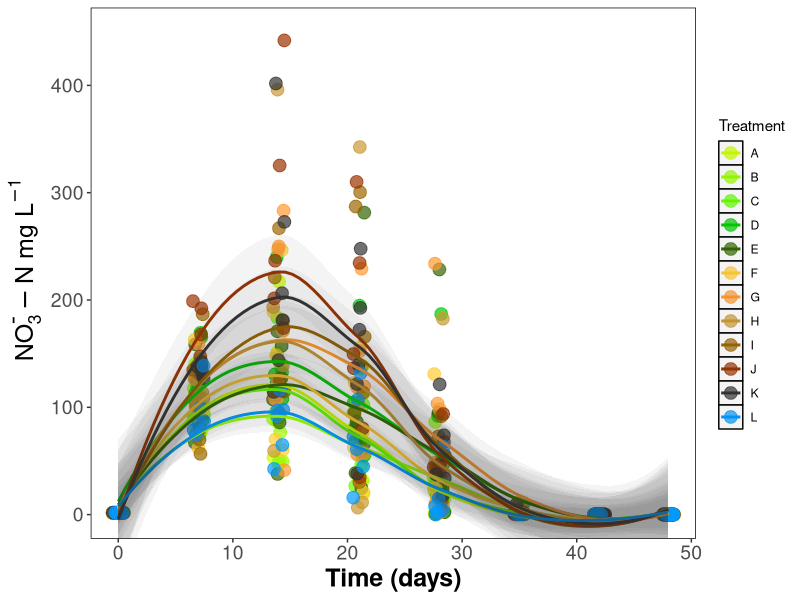
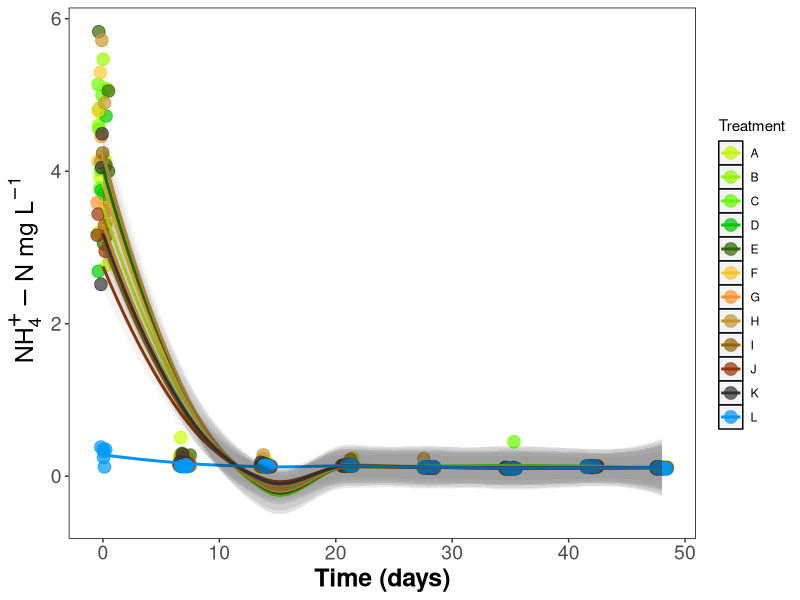
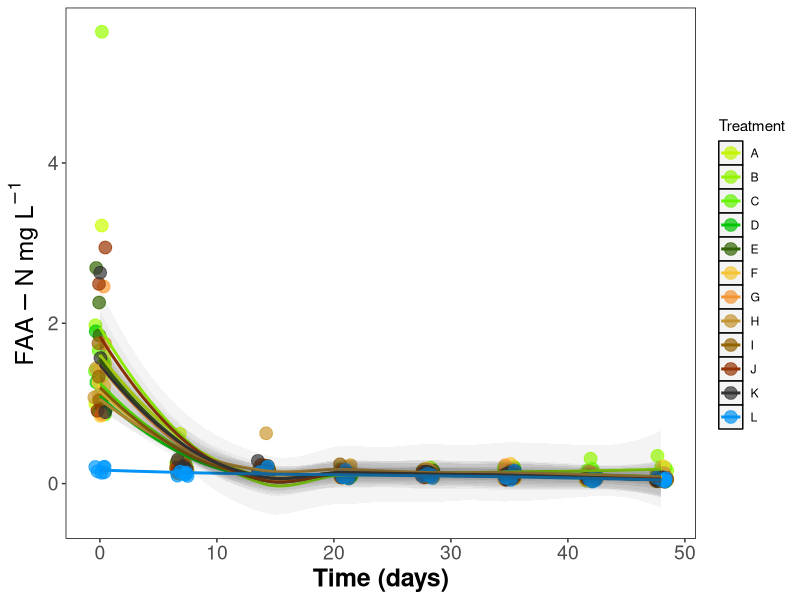
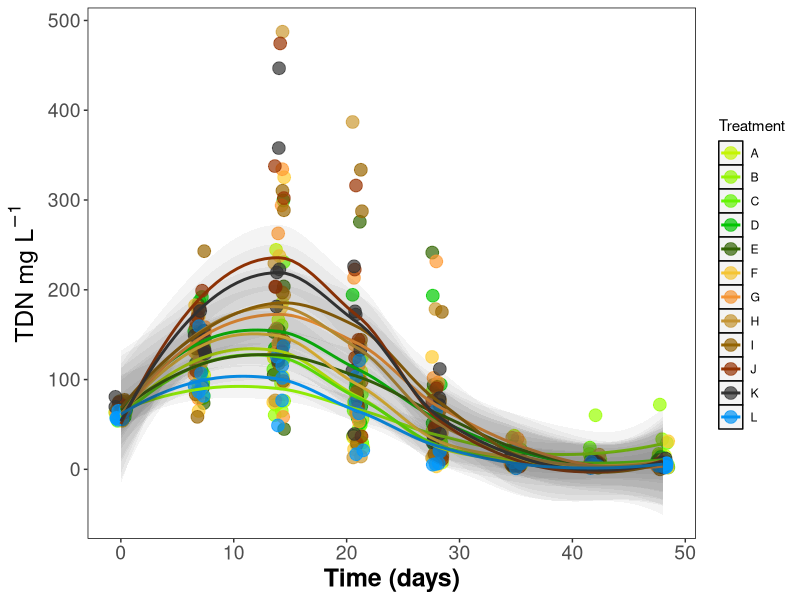
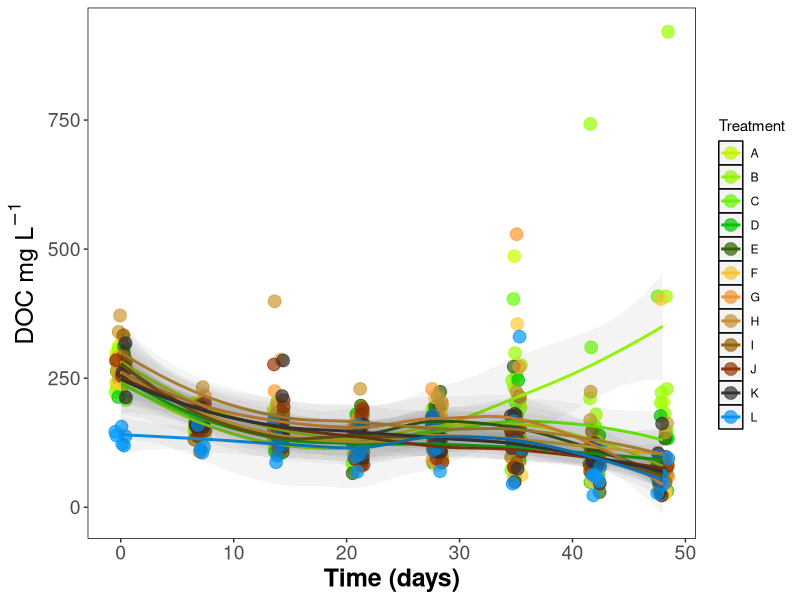
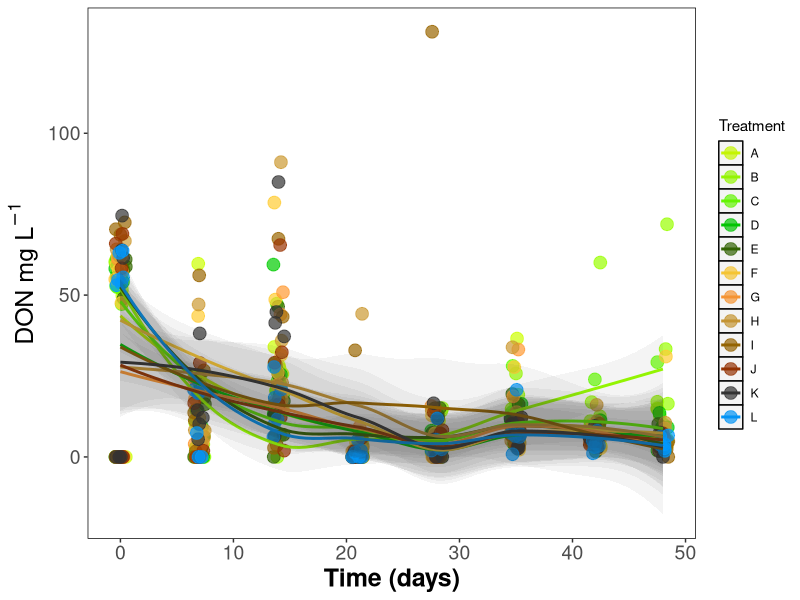
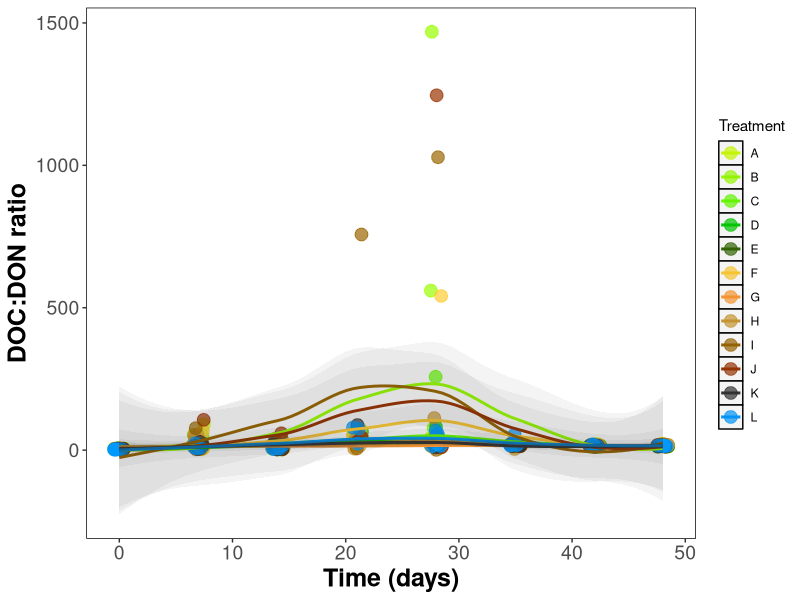
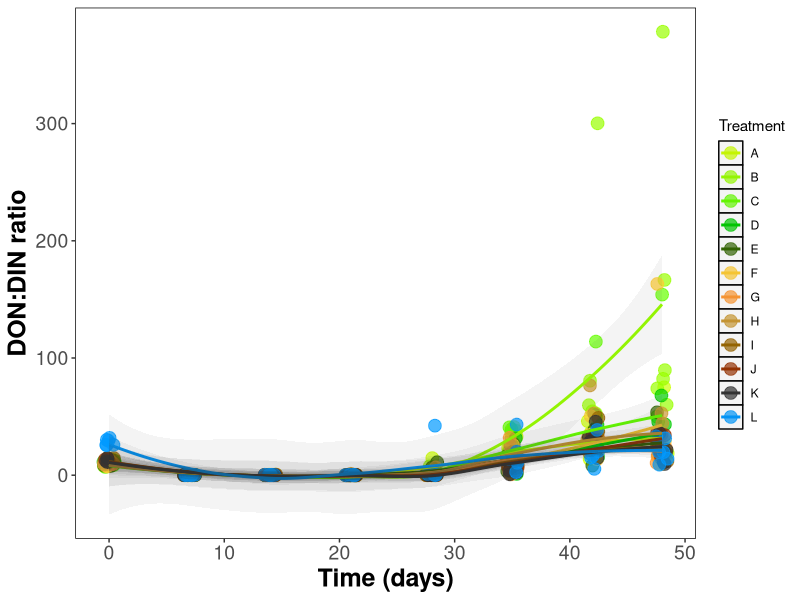

The R source for these figures, in order:
## This script takes the wrangled data from 15n_sol_proc.R and ../results/raw/15n_soil_sol.csv
## It examines the final processed data ../results/processed/ratios.csv

library(tidyverse)
all <- read_csv("results/processed/ratios.csv")
all

## Now let's look how the variables change over time

## this page was helpful for mu and super/subscripts: 
## https://stackoverflow.com/questions/34892262/subscripts-and-superscripts-or-with-ggplot2-axis-labels-ionic-chemical

## also here: https://rstudio-pubs-static.s3.amazonaws.com/136237_170402e5f0b54561bf7605bdea98267a.html

## Below is a rather extensive set of code for xy plots with/without trends and CI ribbons

## Nitrate

ggplot(data = all, aes(days, no3, colour = trt)) + # x, y, colour by treatment
  scale_colour_manual(values=c("#CCFF00", # all the colours in hexadecimal code in order of "colour = x" argument above
                               "#99FF00",
                               "#66FF00",
                               "#00CC00",
                               "#336600",
                               "#FFCC33",
                               "#FF9933",
                               "#CC9933",
                               "#996600",
                               "#993300",
                               "#333333",
                               "#0099FF"
  )) +
  #geom_point(size = 6, alpha = 0.6) + # Plot as a point graph, size, transparency
  geom_jitter(size = 4, alpha = 0.7, width = 0.5) + # Plot as a jittered point graph
  stat_smooth(method = "loess", se = FALSE, size = 1) + # Adds trend line only
  stat_smooth(method = "loess", # Adds ribbon for SE / CI and allows transparency to be adjusted
  #              colour = "red", 
                geom = "ribbon", 
                alpha = 0.05, #sets ribbon transparency
                size = 0.0001, #sets ribbon outline thickness. Need to work out how to make transparent
                fullrange = TRUE) + # Forces ribbon to end of data
 # xlim(0, 48) + ylim(0, 300) + # can be used to set hard limits to scale
  coord_cartesian(xlim = c(0, 48), ylim = c(0, 450)) + #sets soft limits to scale
  labs(
    x = "Time (days)", # x axis label
    y = ~NO[3]^{textstyle("-")}-N ~mg~L^{-1}, #y axis label, note cpde and weblink above for special characters and script
    #  title = "Nitrogen", # Graph title
    colour = "Treatment" # Legend Title
  ) +
  theme(
    panel.grid = element_blank(), # blank grid
    # axis.text.y = element_text(angle = 90), # rotates labels
    axis.text=element_text(size=14), # axis text size
    axis.title = element_text(color="black", face="bold", size=18), # axis label text size
    panel.background = element_rect(fill = "white", # panel background
                                    colour = "black") # panel outline
  )

## Ammonium

ggplot(data = all, aes(days, nh4, colour = trt)) + # x, y, colour by treatment
  scale_colour_manual(values=c("#CCFF00", # all the colours in hexadecimal code in order of "colour = x" argument above
                               "#99FF00",
                               "#66FF00",
                               "#00CC00",
                               "#336600",
                               "#FFCC33",
                               "#FF9933",
                               "#CC9933",
                               "#996600",
                               "#993300",
                               "#333333",
                               "#0099FF"
  )) +
  #geom_point(size = 6, alpha = 0.6) + # Plot as a point graph, size, transparency
  geom_jitter(size = 4, alpha = 0.7, width = 0.5) + # Plot as a jittered point graph
  stat_smooth(method = "loess", se = FALSE, size = 1) + # Adds trend line only
  stat_smooth(method = "loess", # Adds ribbon for SE / CI and allows transparency to be adjusted
              #              colour = "red", 
              geom = "ribbon", 
              alpha = 0.05, #sets ribbon transparency
              size = 0.0001, #sets ribbon outline thickness. Need to work out how to make transparent
              fullrange = TRUE) + # Forces ribbon to end of data
  # xlim(0, 48) + ylim(0, 300) + # can be used to set hard limits to scale
 # coord_cartesian(xlim = c(0, 48), ylim = c(0, 450)) + #sets soft limits to scale
  labs(
    x = "Time (days)", # x axis label
    y = ~NH[4]^{textstyle("+")}-N ~mg~L^{-1}, #y axis label, note cpde and weblink above for special characters and script
    #  title = "Nitrogen", # Graph title
    colour = "Treatment" # Legend Title
  ) +
  theme(
    panel.grid = element_blank(), # blank grid
    # axis.text.y = element_text(angle = 90), # rotates labels
    axis.text=element_text(size=14), # axis text size
    axis.title = element_text(color="black", face="bold", size=18), # axis label text size
    panel.background = element_rect(fill = "white", # panel background
                                    colour = "black") # panel outline
  )

## FAA

ggplot(data = all, aes(days, faa, colour = trt)) + # x, y, colour by treatment
  scale_colour_manual(values=c("#CCFF00", # all the colours in hexadecimal code in order of "colour = x" argument above
                               "#99FF00",
                               "#66FF00",
                               "#00CC00",
                               "#336600",
                               "#FFCC33",
                               "#FF9933",
                               "#CC9933",
                               "#996600",
                               "#993300",
                               "#333333",
                               "#0099FF"
  )) +
  #geom_point(size = 6, alpha = 0.6) + # Plot as a point graph, size, transparency
  geom_jitter(size = 4, alpha = 0.7, width = 0.5) + # Plot as a jittered point graph
  stat_smooth(method = "loess", se = FALSE, size = 1) + # Adds trend line only
  stat_smooth(method = "loess", # Adds ribbon for SE / CI and allows transparency to be adjusted
              #              colour = "red", 
              geom = "ribbon", 
              alpha = 0.05, #sets ribbon transparency
              size = 0.0001, #sets ribbon outline thickness. Need to work out how to make transparent
              fullrange = TRUE) + # Forces ribbon to end of data
  # xlim(0, 48) + ylim(0, 300) + # can be used to set hard limits to scale
  # coord_cartesian(xlim = c(0, 48), ylim = c(0, 450)) + #sets soft limits to scale
  labs(
    x = "Time (days)", # x axis label
    y = FAA-N ~mg~L^{-1}, #y axis label, note cpde and weblink above for special characters and script
    #  title = "Nitrogen", # Graph title
    colour = "Treatment" # Legend Title
  ) +
  theme(
    panel.grid = element_blank(), # blank grid
    # axis.text.y = element_text(angle = 90), # rotates labels
    axis.text=element_text(size=14), # axis text size
    axis.title = element_text(color="black", face="bold", size=18), # axis label text size
    panel.background = element_rect(fill = "white", # panel background
                                    colour = "black") # panel outline
  )

## TDN

ggplot(data = all, aes(days, tdn, colour = trt)) + # x, y, colour by treatment
  scale_colour_manual(values=c("#CCFF00", # all the colours in hexadecimal code in order of "colour = x" argument above
                               "#99FF00",
                               "#66FF00",
                               "#00CC00",
                               "#336600",
                               "#FFCC33",
                               "#FF9933",
                               "#CC9933",
                               "#996600",
                               "#993300",
                               "#333333",
                               "#0099FF"
  )) +
  #geom_point(size = 6, alpha = 0.6) + # Plot as a point graph, size, transparency
  geom_jitter(size = 4, alpha = 0.7, width = 0.5) + # Plot as a jittered point graph
  stat_smooth(method = "loess", se = FALSE, size = 1) + # Adds trend line only
  stat_smooth(method = "loess", # Adds ribbon for SE / CI and allows transparency to be adjusted
              #              colour = "red", 
              geom = "ribbon", 
              alpha = 0.05, #sets ribbon transparency
              size = 0.0001, #sets ribbon outline thickness. Need to work out how to make transparent
              fullrange = TRUE) + # Forces ribbon to end of data
  # xlim(0, 48) + ylim(0, 300) + # can be used to set hard limits to scale
  # coord_cartesian(xlim = c(0, 48), ylim = c(0, 450)) + #sets soft limits to scale
  labs(
    x = "Time (days)", # x axis label
    y = TDN ~mg~L^{-1}, #y axis label, note cpde and weblink above for special characters and script
    #  title = "Nitrogen", # Graph title
    colour = "Treatment" # Legend Title
  ) +
  theme(
    panel.grid = element_blank(), # blank grid
    # axis.text.y = element_text(angle = 90), # rotates labels
    axis.text=element_text(size=14), # axis text size
    axis.title = element_text(color="black", face="bold", size=18), # axis label text size
    panel.background = element_rect(fill = "white", # panel background
                                    colour = "black") # panel outline
  )

## DOC

ggplot(data = all, aes(days, doc, colour = trt)) + # x, y, colour by treatment
  scale_colour_manual(values=c("#CCFF00", # all the colours in hexadecimal code in order of "colour = x" argument above
                               "#99FF00",
                               "#66FF00",
                               "#00CC00",
                               "#336600",
                               "#FFCC33",
                               "#FF9933",
                               "#CC9933",
                               "#996600",
                               "#993300",
                               "#333333",
                               "#0099FF"
  )) +
  #geom_point(size = 6, alpha = 0.6) + # Plot as a point graph, size, transparency
  geom_jitter(size = 4, alpha = 0.7, width = 0.5) + # Plot as a jittered point graph
  stat_smooth(method = "loess", se = FALSE, size = 1) + # Adds trend line only
  stat_smooth(method = "loess", # Adds ribbon for SE / CI and allows transparency to be adjusted
              #              colour = "red", 
              geom = "ribbon", 
              alpha = 0.05, #sets ribbon transparency
              size = 0.0001, #sets ribbon outline thickness. Need to work out how to make transparent
              fullrange = TRUE) + # Forces ribbon to end of data
  # xlim(0, 48) + ylim(0, 300) + # can be used to set hard limits to scale
  # coord_cartesian(xlim = c(0, 48), ylim = c(0, 450)) + #sets soft limits to scale
  labs(
    x = "Time (days)", # x axis label
    y = DOC ~mg~L^{-1}, #y axis label, note cpde and weblink above for special characters and script
    #  title = "Nitrogen", # Graph title
    colour = "Treatment" # Legend Title
  ) +
  theme(
    panel.grid = element_blank(), # blank grid
    # axis.text.y = element_text(angle = 90), # rotates labels
    axis.text=element_text(size=14), # axis text size
    axis.title = element_text(color="black", face="bold", size=18), # axis label text size
    panel.background = element_rect(fill = "white", # panel background
                                    colour = "black") # panel outline
  )

## DON

ggplot(data = all, aes(days, don, colour = trt)) + # x, y, colour by treatment
  scale_colour_manual(values=c("#CCFF00", # all the colours in hexadecimal code in order of "colour = x" argument above
                               "#99FF00",
                               "#66FF00",
                               "#00CC00",
                               "#336600",
                               "#FFCC33",
                               "#FF9933",
                               "#CC9933",
                               "#996600",
                               "#993300",
                               "#333333",
                               "#0099FF"
  )) +
  #geom_point(size = 6, alpha = 0.6) + # Plot as a point graph, size, transparency
  geom_jitter(size = 4, alpha = 0.7, width = 0.5) + # Plot as a jittered point graph
  stat_smooth(method = "loess", se = FALSE, size = 1) + # Adds trend line only
  stat_smooth(method = "loess", # Adds ribbon for SE / CI and allows transparency to be adjusted
              #              colour = "red", 
              geom = "ribbon", 
              alpha = 0.05, #sets ribbon transparency
              size = 0.0001, #sets ribbon outline thickness. Need to work out how to make transparent
              fullrange = TRUE) + # Forces ribbon to end of data
  # xlim(0, 48) + ylim(0, 300) + # can be used to set hard limits to scale
  # coord_cartesian(xlim = c(0, 48), ylim = c(0, 450)) + #sets soft limits to scale
  labs(
    x = "Time (days)", # x axis label
    y = DON ~mg~L^{-1}, #y axis label, note cpde and weblink above for special characters and script
    #  title = "Nitrogen", # Graph title
    colour = "Treatment" # Legend Title
  ) +
  theme(
    panel.grid = element_blank(), # blank grid
    # axis.text.y = element_text(angle = 90), # rotates labels
    axis.text=element_text(size=14), # axis text size
    axis.title = element_text(color="black", face="bold", size=18), # axis label text size
    panel.background = element_rect(fill = "white", # panel background
                                    colour = "black") # panel outline
  )


## DOC:DON

ggplot(data = all, aes(days, doc_don, colour = trt)) + # x, y, colour by treatment
  scale_colour_manual(values=c("#CCFF00", # all the colours in hexadecimal code in order of "colour = x" argument above
                               "#99FF00",
                               "#66FF00",
                               "#00CC00",
                               "#336600",
                               "#FFCC33",
                               "#FF9933",
                               "#CC9933",
                               "#996600",
                               "#993300",
                               "#333333",
                               "#0099FF"
  )) +
  #geom_point(size = 6, alpha = 0.6) + # Plot as a point graph, size, transparency
  geom_jitter(size = 4, alpha = 0.7, width = 0.5) + # Plot as a jittered point graph
  stat_smooth(method = "loess", se = FALSE, size = 1) + # Adds trend line only
  stat_smooth(method = "loess", # Adds ribbon for SE / CI and allows transparency to be adjusted
              #              colour = "red", 
              geom = "ribbon", 
              alpha = 0.05, #sets ribbon transparency
              size = 0.0001, #sets ribbon outline thickness. Need to work out how to make transparent
              fullrange = TRUE) + # Forces ribbon to end of data
  # xlim(0, 48) + ylim(0, 300) + # can be used to set hard limits to scale
  # coord_cartesian(xlim = c(0, 48), ylim = c(0, 450)) + #sets soft limits to scale
  labs(
    x = "Time (days)", # x axis label
    y = "DOC:DON ratio", #y axis label, note cpde and weblink above for special characters and script
    #  title = "Nitrogen", # Graph title
    colour = "Treatment" # Legend Title
  ) +
  theme(
    panel.grid = element_blank(), # blank grid
    # axis.text.y = element_text(angle = 90), # rotates labels
    axis.text=element_text(size=14), # axis text size
    axis.title = element_text(color="black", face="bold", size=18), # axis label text size
    panel.background = element_rect(fill = "white", # panel background
                                    colour = "black") # panel outline
  )

## DON:DIN

ggplot(data = all, aes(days, don_din, colour = trt)) + # x, y, colour by treatment
  scale_colour_manual(values=c("#CCFF00", # all the colours in hexadecimal code in order of "colour = x" argument above
                               "#99FF00",
                               "#66FF00",
                               "#00CC00",
                               "#336600",
                               "#FFCC33",
                               "#FF9933",
                               "#CC9933",
                               "#996600",
                               "#993300",
                               "#333333",
                               "#0099FF"
  )) +
  #geom_point(size = 6, alpha = 0.6) + # Plot as a point graph, size, transparency
  geom_jitter(size = 4, alpha = 0.7, width = 0.5) + # Plot as a jittered point graph
  stat_smooth(method = "loess", se = FALSE, size = 1) + # Adds trend line only
  stat_smooth(method = "loess", # Adds ribbon for SE / CI and allows transparency to be adjusted
              #              colour = "red", 
              geom = "ribbon", 
              alpha = 0.05, #sets ribbon transparency
              size = 0.0001, #sets ribbon outline thickness. Need to work out how to make transparent
              fullrange = TRUE) + # Forces ribbon to end of data
  # xlim(0, 48) + ylim(0, 300) + # can be used to set hard limits to scale
  # coord_cartesian(xlim = c(0, 48), ylim = c(0, 450)) + #sets soft limits to scale
  labs(
    x = "Time (days)", # x axis label
    y = "DON:DIN ratio", #y axis label, note cpde and weblink above for special characters and script
    #  title = "Nitrogen", # Graph title
    colour = "Treatment" # Legend Title
  ) +
  theme(
    panel.grid = element_blank(), # blank grid
    # axis.text.y = element_text(angle = 90), # rotates labels
    axis.text=element_text(size=14), # axis text size
    axis.title = element_text(color="black", face="bold", size=18), # axis label text size
    panel.background = element_rect(fill = "white", # panel background
                                    colour = "black") # panel outline
  )

#############################################################################################

## NOW LET'S LOOK AT SOME VARIABLES AGAINST ONEANOTHER WITH TIME AS SPOT SIZE##

############################################################################################

## NO3 vs NH4
ggplot(data = all, aes(no3, nh4, colour = trt, size = days)) + # x, y, colour by treatment
  scale_colour_manual(values=c("#CCFF00", # all the colours in hexadecimal code in order of "colour = x" argument above
                               "#99FF00",
                               "#66FF00",
                               "#00CC00",
                               "#336600",
                               "#FFCC33",
                               "#FF9933",
                               "#CC9933",
                               "#996600",
                               "#993300",
                               "#333333",
                               "#0099FF"
  )) +
  geom_point(alpha = 0.6) + # Plot as a point graph, size, transparency
  #geom_jitter(size = 4, alpha = 0.7, width = 0.5) + # Plot as a jittered point graph
  #stat_smooth(method = "loess", se = FALSE, size = 1) + # Adds trend line only
  #stat_smooth(method = "loess", # Adds ribbon for SE / CI and allows transparency to be adjusted
              #              colour = "red", 
  #            geom = "ribbon", 
  #            alpha = 0.05, #sets ribbon transparency
  #            size = 0.0001, #sets ribbon outline thickness. Need to work out how to make transparent
  #            fullrange = TRUE) + # Forces ribbon to end of data
  # xlim(0, 48) + ylim(0, 300) + # can be used to set hard limits to scale
  #coord_cartesian(xlim = c(0, 48), ylim = c(0, 450)) + #sets soft limits to scale
  scale_x_log10() +
  scale_y_log10() +
  labs(
    x = ~NO[3]^{textstyle("-")}-N ~mg~L^{-1}, # x axis label
    y = ~NH[4]^{textstyle("-")}-N ~mg~L^{-1}, #y axis label, note cpde and weblink above for special characters and script
    #  title = "Nitrogen", # Graph title
    colour = "Treatment" # Legend Title
  ) +
  theme(
    panel.grid = element_blank(), # blank grid
    # axis.text.y = element_text(angle = 90), # rotates labels
    axis.text=element_text(size=14), # axis text size
    axis.title = element_text(color="black", face="bold", size=18), # axis label text size
    panel.background = element_rect(fill = "white", # panel background
                                    colour = "black") # panel outline
  )

## DIN vs DON

ggplot(data = all, aes(din, don, colour = trt, size = days)) + # x, y, colour by treatment
  scale_colour_manual(values=c("#CCFF00", # all the colours in hexadecimal code in order of "colour = x" argument above
                               "#99FF00",
                               "#66FF00",
                               "#00CC00",
                               "#336600",
                               "#FFCC33",
                               "#FF9933",
                               "#CC9933",
                               "#996600",
                               "#993300",
                               "#333333",
                               "#0099FF"
  )) +
  geom_point(alpha = 0.6) + # Plot as a point graph, size, transparency
  #geom_jitter(size = 4, alpha = 0.7, width = 0.5) + # Plot as a jittered point graph
  #stat_smooth(method = "loess", se = FALSE, size = 1) + # Adds trend line only
  #stat_smooth(method = "loess", # Adds ribbon for SE / CI and allows transparency to be adjusted
  #              colour = "red", 
  #            geom = "ribbon", 
  #            alpha = 0.05, #sets ribbon transparency
  #            size = 0.0001, #sets ribbon outline thickness. Need to work out how to make transparent
  #            fullrange = TRUE) + # Forces ribbon to end of data
  # xlim(0, 48) + ylim(0, 300) + # can be used to set hard limits to scale
  #coord_cartesian(xlim = c(0, 48), ylim = c(0, 450)) + #sets soft limits to scale
  #scale_x_log10() +
  #scale_y_log10() +
  labs(
    x = DIN ~mg~L^{-1}, # x axis label
    y = DON ~mg~L^{-1}, #y axis label, note cpde and weblink above for special characters and script
    #  title = "Nitrogen", # Graph title
    colour = "Treatment" # Legend Title
  ) +
  theme(
    panel.grid = element_blank(), # blank grid
    # axis.text.y = element_text(angle = 90), # rotates labels
    axis.text=element_text(size=14), # axis text size
    axis.title = element_text(color="black", face="bold", size=18), # axis label text size
    panel.background = element_rect(fill = "white", # panel background
                                    colour = "black") # panel outline
  )

## DOC vs DON

ggplot(data = all, aes(doc, don, colour = trt, size = days)) + # x, y, colour by treatment
  scale_colour_manual(values=c("#CCFF00", # all the colours in hexadecimal code in order of "colour = x" argument above
                               "#99FF00",
                               "#66FF00",
                               "#00CC00",
                               "#336600",
                               "#FFCC33",
                               "#FF9933",
                               "#CC9933",
                               "#996600",
                               "#993300",
                               "#333333",
                               "#0099FF"
  )) +
  geom_point(alpha = 0.6) + # Plot as a point graph, size, transparency
  #geom_jitter(size = 4, alpha = 0.7, width = 0.5) + # Plot as a jittered point graph
  #stat_smooth(method = "loess", se = FALSE, size = 1) + # Adds trend line only
  #stat_smooth(method = "loess", # Adds ribbon for SE / CI and allows transparency to be adjusted
  #              colour = "red", 
  #            geom = "ribbon", 
  #            alpha = 0.05, #sets ribbon transparency
  #            size = 0.0001, #sets ribbon outline thickness. Need to work out how to make transparent
  #            fullrange = TRUE) + # Forces ribbon to end of data
  # xlim(0, 48) + ylim(0, 300) + # can be used to set hard limits to scale
  #coord_cartesian(xlim = c(0, 48), ylim = c(0, 450)) + #sets soft limits to scale
  #scale_x_log10() +
  #scale_y_log10() +
  labs(
    x = DOC ~mg~L^{-1}, # x axis label
    y = DON ~mg~L^{-1}, #y axis label, note cpde and weblink above for special characters and script
    #  title = "Nitrogen", # Graph title
    colour = "Treatment" # Legend Title
  ) +
  theme(
    panel.grid = element_blank(), # blank grid
    # axis.text.y = element_text(angle = 90), # rotates labels
    axis.text=element_text(size=14), # axis text size
    axis.title = element_text(color="black", face="bold", size=18), # axis label text size
    panel.background = element_rect(fill = "white", # panel background
                                    colour = "black") # panel outline
  )

## DOC vs TDN

ggplot(data = all, aes(doc, tdn, colour = trt, size = days)) + # x, y, colour by treatment
  scale_colour_manual(values=c("#CCFF00", # all the colours in hexadecimal code in order of "colour = x" argument above
                               "#99FF00",
                               "#66FF00",
                               "#00CC00",
                               "#336600",
                               "#FFCC33",
                               "#FF9933",
                               "#CC9933",
                               "#996600",
                               "#993300",
                               "#333333",
                               "#0099FF"
  )) +
  geom_point(alpha = 0.6) + # Plot as a point graph, size, transparency
  #geom_jitter(size = 4, alpha = 0.7, width = 0.5) + # Plot as a jittered point graph
  #stat_smooth(method = "loess", se = FALSE, size = 1) + # Adds trend line only
  #stat_smooth(method = "loess", # Adds ribbon for SE / CI and allows transparency to be adjusted
  #              colour = "red", 
  #            geom = "ribbon", 
  #            alpha = 0.05, #sets ribbon transparency
  #            size = 0.0001, #sets ribbon outline thickness. Need to work out how to make transparent
  #            fullrange = TRUE) + # Forces ribbon to end of data
  # xlim(0, 48) + ylim(0, 300) + # can be used to set hard limits to scale
  #coord_cartesian(xlim = c(0, 48), ylim = c(0, 450)) + #sets soft limits to scale
  #scale_x_log10() +
#scale_y_log10() +
labs(
  x = DOC ~mg~L^{-1}, # x axis label
  y = TDN ~mg~L^{-1}, #y axis label, note cpde and weblink above for special characters and script
  #  title = "Nitrogen", # Graph title
  colour = "Treatment" # Legend Title
) +
  theme(
    panel.grid = element_blank(), # blank grid
    # axis.text.y = element_text(angle = 90), # rotates labels
    axis.text=element_text(size=14), # axis text size
    axis.title = element_text(color="black", face="bold", size=18), # axis label text size
    panel.background = element_rect(fill = "white", # panel background
                                    colour = "black") # panel outline
  )

######################################################################################

## BACK TO VS TIME

######################################################################################

## doc nitrate

ggplot(data = all, aes(days, doc, colour = trt, size = no3)) + # x, y, colour by treatment
  scale_colour_manual(values=c("#CCFF00", # all the colours in hexadecimal code in order of "colour = x" argument above
                               "#99FF00",
                               "#66FF00",
                               "#00CC00",
                               "#336600",
                               "#FFCC33",
                               "#FF9933",
                               "#CC9933",
                               "#996600",
                               "#993300",
                               "#333333",
                               "#0099FF"
  )) +
  #geom_point(size = 6, alpha = 0.6) + # Plot as a point graph, size, transparency
  geom_jitter(alpha = 0.7, width = 0.5) + # Plot as a jittered point graph
  stat_smooth(method = "loess", se = FALSE, size = 1) + # Adds trend line only
  stat_smooth(method = "loess", # Adds ribbon for SE / CI and allows transparency to be adjusted
              #              colour = "red", 
              geom = "ribbon", 
              alpha = 0.05, #sets ribbon transparency
              size = 0.0001, #sets ribbon outline thickness. Need to work out how to make transparent
              fullrange = TRUE) + # Forces ribbon to end of data
  # xlim(0, 48) + ylim(0, 300) + # can be used to set hard limits to scale
  coord_cartesian(xlim = c(0, 48), ylim = c(0, 450)) + #sets soft limits to scale
  labs(
    x = "Time (days)", # x axis label
    y = DOC ~mg~L^{-1}, #y axis label, note cpde and weblink above for special characters and script
    #  title = "Nitrogen", # Graph title
    colour = "Treatment" # Legend Title
  ) +
  theme(
    panel.grid = element_blank(), # blank grid
    # axis.text.y = element_text(angle = 90), # rotates labels
    axis.text=element_text(size=14), # axis text size
    axis.title = element_text(color="black", face="bold", size=18), # axis label text size
    panel.background = element_rect(fill = "white", # panel background
                                    colour = "black") # panel outline
  )

## tdn don

ggplot(data = all, aes(days, tdn, colour = trt, size = don)) + # x, y, colour by treatment
  scale_colour_manual(values=c("#CCFF00", # all the colours in hexadecimal code in order of "colour = x" argument above
                               "#99FF00",
                               "#66FF00",
                               "#00CC00",
                               "#336600",
                               "#FFCC33",
                               "#FF9933",
                               "#CC9933",
                               "#996600",
                               "#993300",
                               "#333333",
                               "#0099FF"
  )) +
  #geom_point(size = 6, alpha = 0.6) + # Plot as a point graph, size, transparency
  geom_jitter(alpha = 0.7, width = 0.5) + # Plot as a jittered point graph
  stat_smooth(method = "loess", se = FALSE, size = 1) + # Adds trend line only
 # stat_smooth(method = "loess", # Adds ribbon for SE / CI and allows transparency to be adjusted
              #              colour = "red", 
  #            geom = "ribbon", 
   #           alpha = 0.05, #sets ribbon transparency
    #          size = 0.0001, #sets ribbon outline thickness. Need to work out how to make transparent
     #         fullrange = TRUE) + # Forces ribbon to end of data
  # xlim(0, 48) + ylim(0, 300) + # can be used to set hard limits to scale
  coord_cartesian(xlim = c(0, 48), ylim = c(0, 520)) + #sets soft limits to scale
  labs(
    x = "Time (days)", # x axis label
    y = TDN ~mg~L^{-1}, #y axis label, note cpde and weblink above for special characters and script
    #  title = "Nitrogen", # Graph title
    colour = "Treatment", # Legend Title
    size = "DON"
  ) +
  theme(
    panel.grid = element_blank(), # blank grid
    # axis.text.y = element_text(angle = 90), # rotates labels
    axis.text=element_text(size=14), # axis text size
    axis.title = element_text(color="black", face="bold", size=18), # axis label text size
    panel.background = element_rect(fill = "white", # panel background
                                    colour = "black") # panel outline
  )

## tdn don_din

ggplot(data = all, aes(days, tdn, colour = trt, size = don_din)) + # x, y, colour by treatment
  scale_colour_manual(values=c("#CCFF00", # all the colours in hexadecimal code in order of "colour = x" argument above
                               "#99FF00",
                               "#66FF00",
                               "#00CC00",
                               "#336600",
                               "#FFCC33",
                               "#FF9933",
                               "#CC9933",
                               "#996600",
                               "#993300",
                               "#333333",
                               "#0099FF"
  )) +
  #geom_point(size = 6, alpha = 0.6) + # Plot as a point graph, size, transparency
  geom_jitter(alpha = 0.7, width = 0.5) + # Plot as a jittered point graph
  stat_smooth(method = "loess", se = FALSE, size = 1) + # Adds trend line only
  # stat_smooth(method = "loess", # Adds ribbon for SE / CI and allows transparency to be adjusted
  #              colour = "red", 
  #            geom = "ribbon", 
  #           alpha = 0.05, #sets ribbon transparency
  #          size = 0.0001, #sets ribbon outline thickness. Need to work out how to make transparent
  #         fullrange = TRUE) + # Forces ribbon to end of data
  # xlim(0, 48) + ylim(0, 300) + # can be used to set hard limits to scale
  coord_cartesian(xlim = c(0, 48), ylim = c(0, 520)) + #sets soft limits to scale
  labs(
    x = "Time (days)", # x axis label
    y = TDN ~mg~L^{-1}, #y axis label, note cpde and weblink above for special characters and script
    #  title = "Nitrogen", # Graph title
    colour = "Treatment", # Legend Title
    size = "DON:DIN"
  ) +
  theme(
    panel.grid = element_blank(), # blank grid
    # axis.text.y = element_text(angle = 90), # rotates labels
    axis.text=element_text(size=14), # axis text size
    axis.title = element_text(color="black", face="bold", size=18), # axis label text size
    panel.background = element_rect(fill = "white", # panel background
                                    colour = "black") # panel outline
  )
